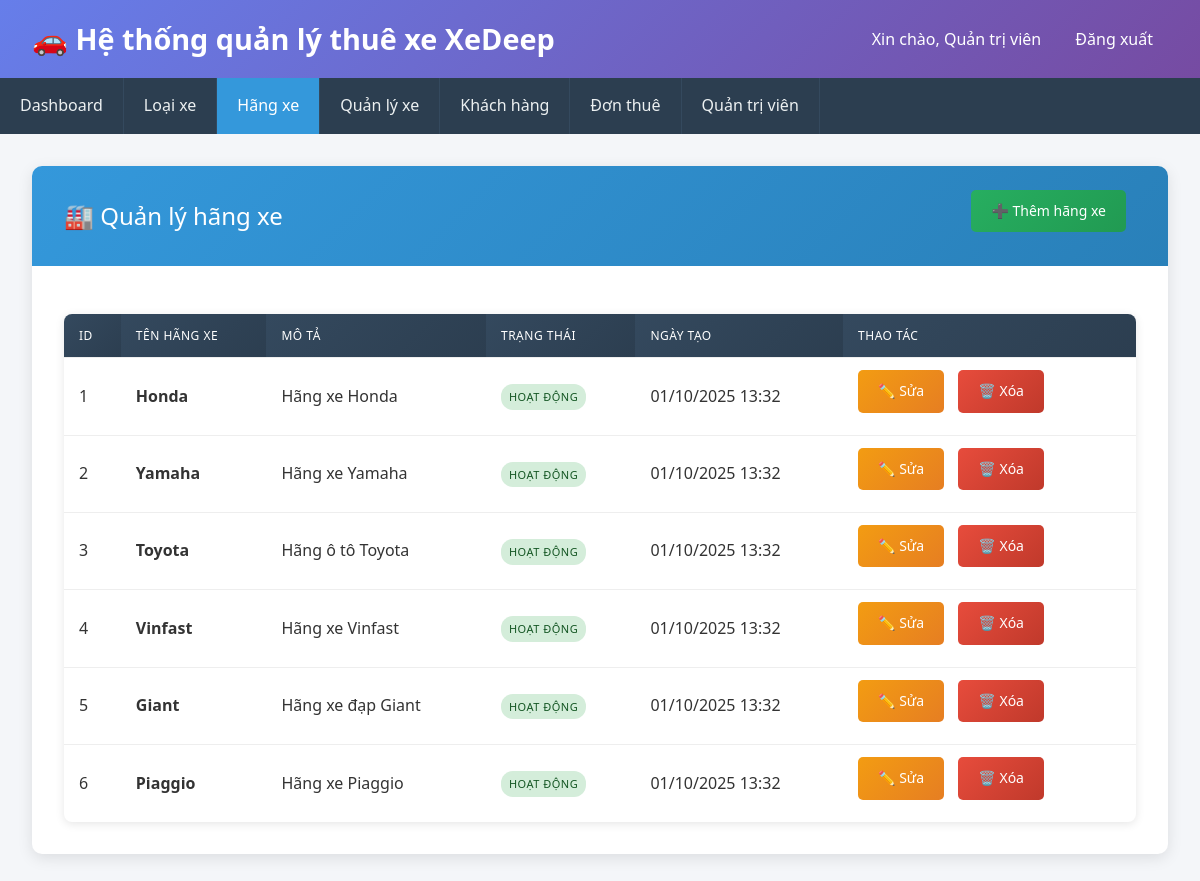
Screenshot of /admin/hang_xe/index.php (signed in) with the database file from the repository.
### tables this page shows
CREATE TABLE hang_xe (
    id INT PRIMARY KEY AUTO_INCREMENT,
    ten_hang VARCHAR(100) NOT NULL UNIQUE,
    mo_ta TEXT,
    trang_thai TINYINT DEFAULT 1 COMMENT '1: Hoạt động, 0: Không hoạt động',
    created_at TIMESTAMP DEFAULT CURRENT_TIMESTAMP,
    updated_at TIMESTAMP DEFAULT CURRENT_TIMESTAMP ON UPDATE CURRENT_TIMESTAMP
);

### include/common.php (called while the page is built, shortened)
<?php
include("config.php");
function asset(?string $filename, bool $return = true)
{
	$path = trim($filename, "/");
	$full_path = ASSET_PATH . "/" . $path;
	if (file_exists(DOCUMENT_ROOT_PATH . $full_path)) {
		$full_path .= "?" . filemtime(DOCUMENT_ROOT_PATH . $full_path);
	}
	if ($return) return $full_path;
}
function get_sql_prepared(array $data = null)
{
	if (empty($data)) return "";
	return "";
}
function get_mysqli()
{
	global $database;
	$conn = new mysqli($database["host"], $database["username"], $database["password"], $database["db"]);
	mysqli_set_charset($conn, 'UTF8');
	return $conn;
}
function execute_query(&$conn, $sql, $data)
{
	$conn = get_mysqli();
	$query = $conn->prepare($sql);
	$query->execute();
	return $query;
}
function db_select(string $sql, array $data = null): array
{
	try {
		$query = execute_query($conn, $sql, $data);
		$result = $query->get_result();
		$arr_result = [];
		if ($result->num_rows > 0) {
			while ($record = $result->fetch_assoc()) {
				array_push($arr_result, $record);
			}
		}
		return $arr_result;
	} catch (Exception $ex) {
		dd($ex->getMessage(), "Query: $sql", $ex->getTraceAsString(), $data);
	}
}

### admin/hang_xe/index.php (the view, shortened to what this page needs)
<?php
include("../../include/common.php");
$sql = "SELECT * FROM hang_xe ORDER BY created_at DESC";
$hang_xe_list = db_select($sql);
?>
<!DOCTYPE html>
<html lang="vi">
<head>
    <link rel="stylesheet" href="<?= asset('css/admin.css') ?>">
</head>
<body>
    <div class="admin-header clearfix">
        <h1>🚗 Hệ thống quản lý thuê xe XeDeep</h1>
        <div class="user-info">
            <span>Xin chào, <?= htmlspecialchars($_SESSION['admin_ho_ten'] ?? $_SESSION['admin_username'] ?? 'Admin') ?></span>
            <a href="../logout.php">Đăng xuất</a>
        </div>
    </div>
    <nav class="admin-nav">
        <ul>
            <li><a href="../index.php">Dashboard</a></li>
            <li><a href="../loai_xe/index.php">Loại xe</a></li>
            <li><a href="index.php" class="active">Hãng xe</a></li>
            <li><a href="../xe/index.php">Quản lý xe</a></li>
            <li><a href="../khach_hang/index.php">Khách hàng</a></li>
            <li><a href="../don_thue/index.php">Đơn thuê</a></li>
            <li><a href="../admin/index.php">Quản trị viên</a></li>
        </ul>
    </nav>
    <div class="admin-container">
        <div class="admin-card">
            <div class="admin-card-header d-flex justify-content-between align-items-center">
                <h2>🏭 Quản lý hãng xe</h2>
                <a href="create.php" class="btn btn-success">➕ Thêm hãng xe</a>
            </div>
            <div class="admin-card-body">
                <?php if (empty($hang_xe_list)): ?>
                    <div class="text-center">
                        <p style="color: #7f8c8d; margin: 2rem 0;">Chưa có hãng xe nào được tạo.</p>
                        <a href="create.php" class="btn btn-primary">Tạo hãng xe đầu tiên</a>
                    </div>
                <?php else: ?>
                    <table class="admin-table">
                        <thead>
                            <tr>
                                <th>ID</th>
                                <th>Tên hãng xe</th>
                                <th>Mô tả</th>
                                <th>Trạng thái</th>
                                <th>Ngày tạo</th>
                                <th>Thao tác</th>
                            </tr>
                        </thead>
                        <tbody>
                            <?php foreach ($hang_xe_list as $hang_xe): ?>
                            <tr>
                                <td><?= $hang_xe['id'] ?></td>
                                <td><strong><?= htmlspecialchars($hang_xe['ten_hang']) ?></strong></td>
                                <td><?= htmlspecialchars($hang_xe['mo_ta'] ?? 'Không có mô tả') ?></td>
                                <td>
                                    <?php if ($hang_xe['trang_thai'] == 1): ?>
                                        <span class="status-badge status-active">Hoạt động</span>
                                    <?php else: ?>
                                        <span class="status-badge status-inactive">Không hoạt động</span>
                                    <?php endif; ?>
                                </td>
                                <td><?= date('d/m/Y H:i', strtotime($hang_xe['created_at'])) ?></td>
                                <td>
                                    <a href="edit.php?id=<?= $hang_xe['id'] ?>" class="btn btn-warning">✏️ Sửa</a>
                                    <a href="delete.php?id=<?= $hang_xe['id'] ?>"
                                       class="btn btn-danger"
                                       onclick="return confirm('Bạn có chắc chắn muốn xóa hãng xe này? Thao tác này không thể hoàn tác!')">
                                       🗑️ Xóa
                                    </a>
                                </td>
                            </tr>
                            <?php endforeach; ?>
                        </tbody>
                    </table>
                <?php endif; ?>
            </div>
        </div>
    </div>
</body>
</html>

### asset/css/admin.css (style rules this page uses)
* { margin: 0; padding: 0; box-sizing: border-box; }
body { font-family: 'Segoe UI', Tahoma, Geneva, Verdana, sans-serif; background-color: #f4f6f9; color: #333; line-height: 1.6; }
.admin-header { background: linear-gradient(135deg, #667eea 0%, #764ba2 100%); color: white; padding: 1rem 2rem; box-shadow: 0 2px 10px rgba(0,0,0,0.1); }
.admin-header h1 { font-size: 1.8rem; font-weight: 600; }
.admin-header .user-info { float: right; margin-top: -35px; }
.admin-header .user-info a { color: white; text-decoration: none; margin-left: 15px; padding: 8px 15px; border-radius: 5px; transition: background-color 0.3s; }
.admin-nav { background-color: #2c3e50; padding: 0; overflow-x: auto; white-space: nowrap; }
.admin-nav ul { list-style: none; display: flex; margin: 0; padding: 0; }
.admin-nav li { flex-shrink: 0; }
.admin-nav a { display: block; color: #ecf0f1; text-decoration: none; padding: 15px 20px; transition: background-color 0.3s; border-right: 1px solid #34495e; }
.admin-nav a:hover, .admin-nav a.active { background-color: #3498db; color: white; }
.admin-container { max-width: 1200px; margin: 2rem auto; padding: 0 2rem; }
.admin-card { background: white; border-radius: 10px; box-shadow: 0 4px 15px rgba(0,0,0,0.1); margin-bottom: 2rem; overflow: hidden; }
.admin-card-header { background: linear-gradient(135deg, #3498db, #2980b9); color: white; padding: 1.5rem 2rem; border-bottom: none; }
.admin-card-header h2 { font-size: 1.5rem; font-weight: 500; }
.admin-card-body { padding: 2rem; }
.btn { display: inline-block; padding: 10px 20px; border: none; border-radius: 5px; text-decoration: none; font-size: 14px; font-weight: 500; cursor: pointer; transition: all 0.3s; margin-right: 10px; margin-bottom: 10px; }
.btn-success { background: linear-gradient(135deg, #27ae60, #219a52); color: white; }
.btn-warning { background: linear-gradient(135deg, #f39c12, #e67e22); color: white; }
.btn-danger { background: linear-gradient(135deg, #e74c3c, #c0392b); color: white; }
.admin-table { width: 100%; border-collapse: collapse; margin-top: 1rem; background: white; border-radius: 8px; overflow: hidden; box-shadow: 0 2px 10px rgba(0,0,0,0.1); }
.admin-table th, .admin-table td { padding: 12px 15px; text-align: left; border-bottom: 1px solid #eee; }
.admin-table th { background: linear-gradient(135deg, #34495e, #2c3e50); color: white; font-weight: 500; text-transform: uppercase; font-size: 12px; letter-spacing: 0.5px; }
.admin-table tr:last-child td { border-bottom: none; }
.status-badge { display: inline-block; padding: 4px 8px; border-radius: 12px; font-size: 11px; font-weight: 500; text-transform: uppercase; letter-spacing: 0.5px; }
.status-active { background-color: #d4edda; color: #155724; }
.d-flex { display: flex; }
.justify-content-between { justify-content: space-between; }
.align-items-center { align-items: center; }
.clearfix::after { content: ""; display: table; clear: both; }

### rows the page displays
hang_xe: id "1", ten_hang "Honda", mo_ta "Hãng xe Honda", trang_thai "HOẠT ĐỘNG", created_at "01/10/2025 13:32"
hang_xe: id "2", ten_hang "Yamaha", mo_ta "Hãng xe Yamaha", trang_thai "HOẠT ĐỘNG", created_at "01/10/2025 13:32"
hang_xe: id "3", ten_hang "Toyota", mo_ta "Hãng ô tô Toyota", trang_thai "HOẠT ĐỘNG", created_at "01/10/2025 13:32"
hang_xe: id "4", ten_hang "Vinfast", mo_ta "Hãng xe Vinfast", trang_thai "HOẠT ĐỘNG", created_at "01/10/2025 13:32"
hang_xe: id "5", ten_hang "Giant", mo_ta "Hãng xe đạp Giant", trang_thai "HOẠT ĐỘNG", created_at "01/10/2025 13:32"
hang_xe: id "6", ten_hang "Piaggio", mo_ta "Hãng xe Piaggio", trang_thai "HOẠT ĐỘNG", created_at "01/10/2025 13:32"

### other values shown
$_SESSION['admin_ho_ten'] "Quản trị viên"
